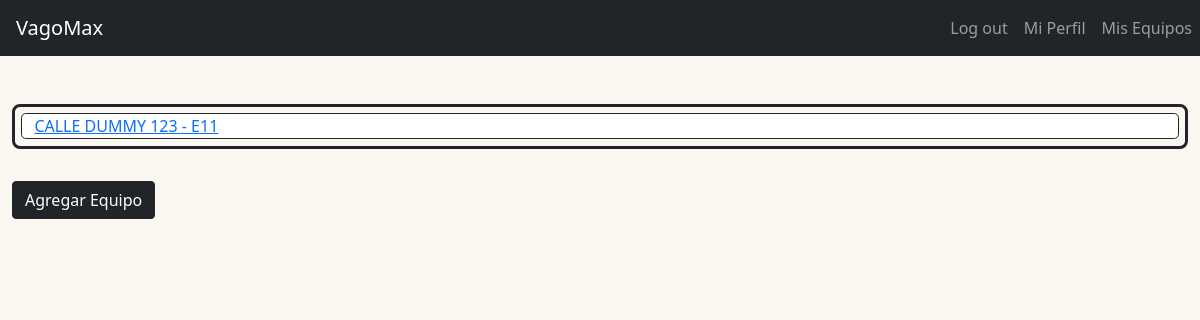
The app's page /ingenieros/my-machines (signed in), older data.
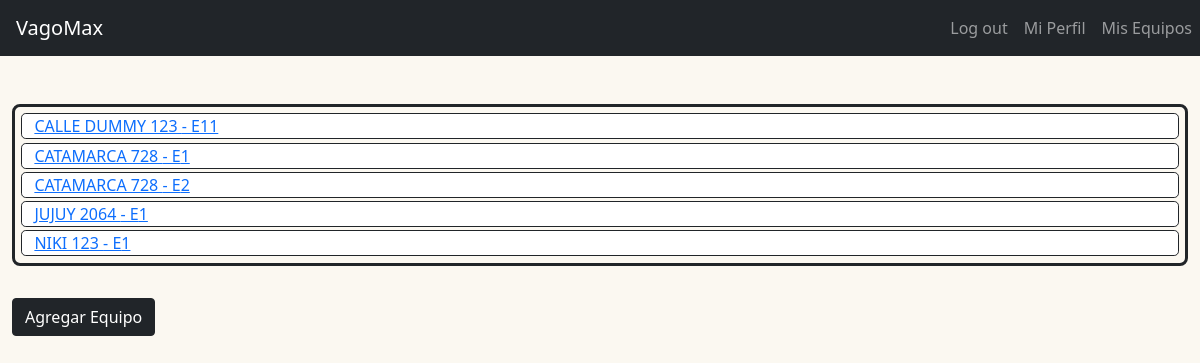
The same page, newer data.
### ingenieros/models.py (models this page shows, shortened)
class EquiposModel(models.Model):
    nombre_edif = models.CharField(max_length=50)
    calle = models.CharField(max_length=50)
    equipo_numero = models.IntegerField()
    slug = models.SlugField(unique=True)
    ingeniero = models.ForeignKey(settings.AUTH_USER_MODEL, on_delete=models.SET_NULL, null=True)
    administracion = models.ManyToManyField(AdministracionModel)
    pagina_numero = models.IntegerField()
    qr = models.ImageField(upload_to="qrcodes",blank=True)

### ingenieros/views.py (the view)
# urls.py: path("my-machines", views.MyMachinesView.as_view(), name="my_machines_page"),
class MyMachinesView(View):
    def get(self, request):
        if request.user.is_authenticated:
            users_machines = EquiposModel.objects.all().filter(ingeniero=request.user)
            return render(request, "ingenieros/my-machines.html", {
                "all_machines": users_machines
            })
        else:
            return HttpResponseRedirect(reverse("login_page"))

### ingenieros/templates/ingenieros/my-machines.html (shortened to what this page needs)
{% extends 'base.html' %}
{% load static %}
{% block css_files %}
<link href="https://cdn.jsdelivr.net/npm/bootstrap@5.1.3/dist/css/bootstrap.min.css" rel="stylesheet">
<link rel="stylesheet" href="{% static 'ingenieros/my-machines.css' %}">
{% endblock css_files %}
{% block content %}
    <div class="listado-equipos container-fluid">
    <ul class="machines">
        {% for machine in all_machines %}
        <div class="row machine">
            <li>
                <a href="{% url "detail_page" slug=machine.slug %}">{{machine.calle|upper}} - E{{machine.equipo_numero}}</a>
        </div>
        {% endfor %}
    </ul>
    <form action="{% url "add_machine_page" %}" method"GET">
    <button class="btn btn-dark" type="submit">Agregar Equipo</button>
    </form>
    </div>
{% endblock content %}

Row changes from the older to the newer data that the page shows:
added EquiposModel: calle "CATAMARCA 728", equipo_numero "1"
added EquiposModel: calle "CATAMARCA 728", equipo_numero "2"
added EquiposModel: calle "JUJUY 2064", equipo_numero "1"
added EquiposModel: calle "NIKI 123", equipo_numero "1"
